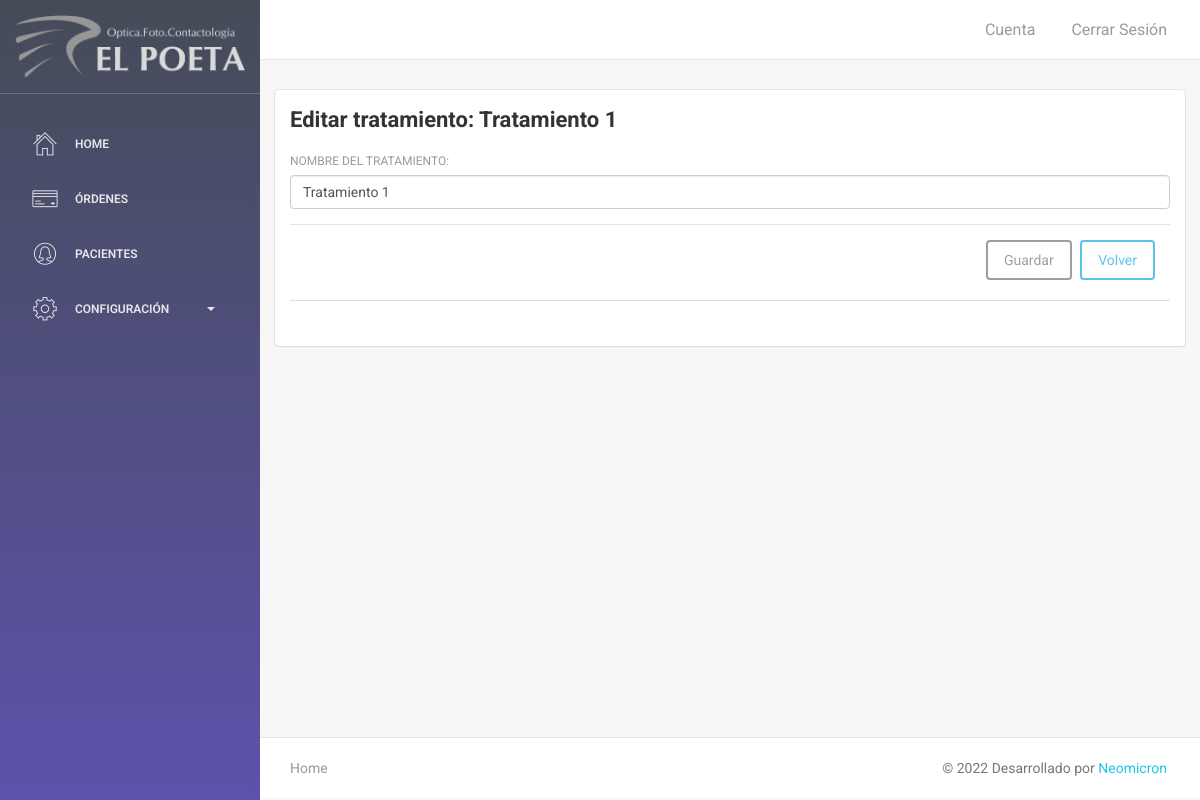
/editar_tratamiento.php?id=11 (signed in), run on an earlier commit of the app's database.
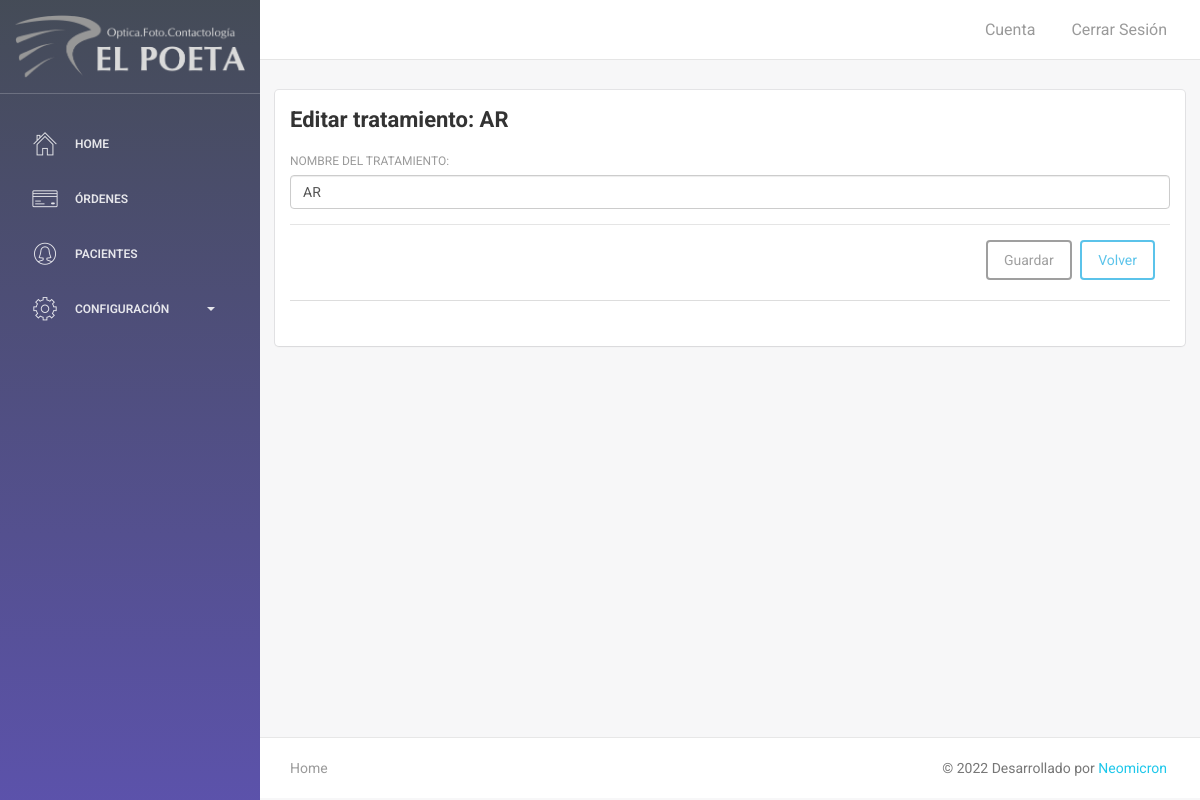
And on a later commit of the database.
### tables this page shows
CREATE TABLE `tratamientos` (
  `id_tratamiento` int(11) NOT NULL,
  `titulo` varchar(100) NOT NULL
);

### editar_tratamiento.php (called while the page is built, shortened)
<?php
require 'config/conexion.php';
$id_tratamiento = $_GET['id'];
$result = $con->PREPARE("
	SELECT * FROM tratamientos
	WHERE id_tratamiento = '$id_tratamiento'");
$result->execute();
$tratamiento = $result->fetch();
require 'views/editar_tratamiento.view.php';
?>

### views/editar_tratamiento.view.php (the view, shortened to what this page needs)
<?php require 'views/header.php' ?>
<div class="wrapper">
    <?php include 'views/sidebar.php' ?>
    <div class="main-panel">
        <nav class="navbar navbar-default navbar-fixed">
            <div class="container-fluid">
                <div class="collapse navbar-collapse">
                    <ul class="nav navbar-nav navbar-right">
                        <li>
                           <a href="">
                               <p>Cuenta</p>
                            </a>
                        </li>
                        <li>
                            <a href="#">
                                <p>Cerrar Sesión</p>
                            </a>
                        </li>
                    </ul>
                </div>
            </div>
        </nav>
        <div class="content">
            <div class="container-fluid">
                <div class="row">
                    <div class="col-12">
                        <div class="card">
                            <div class="header d-flex justify-content-between">
                                <h4 class="title"><strong>Editar tratamiento: <?php echo $tratamiento['titulo']; ?></strong></h4>
                            </div>
                            <div class="content">
                                <form action="consultas/editar_tratamiento.php" method="POST">
                                <div class="form-group">
                                  <label for="nombre">Nombre del tratamiento:</label>
                                  <input autofocus class="form-control" type="text" name="nombre_tratamiento" id="nombre_tratamiento" autocomplete="off" required value="<?php echo $tratamiento['titulo']; ?>">
                                </div>
                                <div class="modal-footer justify-content-center">
                                  <button class="btn info-color-dark white-text" type="submit">Guardar</button>
                                  <a href="patologias" class="btn btn-outline-info waves-effect">Volver</a>
                                </div>
                              </form>
                                <div class="footer">
                                    <hr>
                                </div>
                            </div>
                        </div>
                    </div>
                </div>
            </div>
        </div>
<?php include 'views/footer.php' ?>

What changed in the data, as far as the page shows it:
changed tratamientos: titulo "Tratamiento 1" → "AR"; nombre_tratamiento "Tratamiento 1" → "AR"
